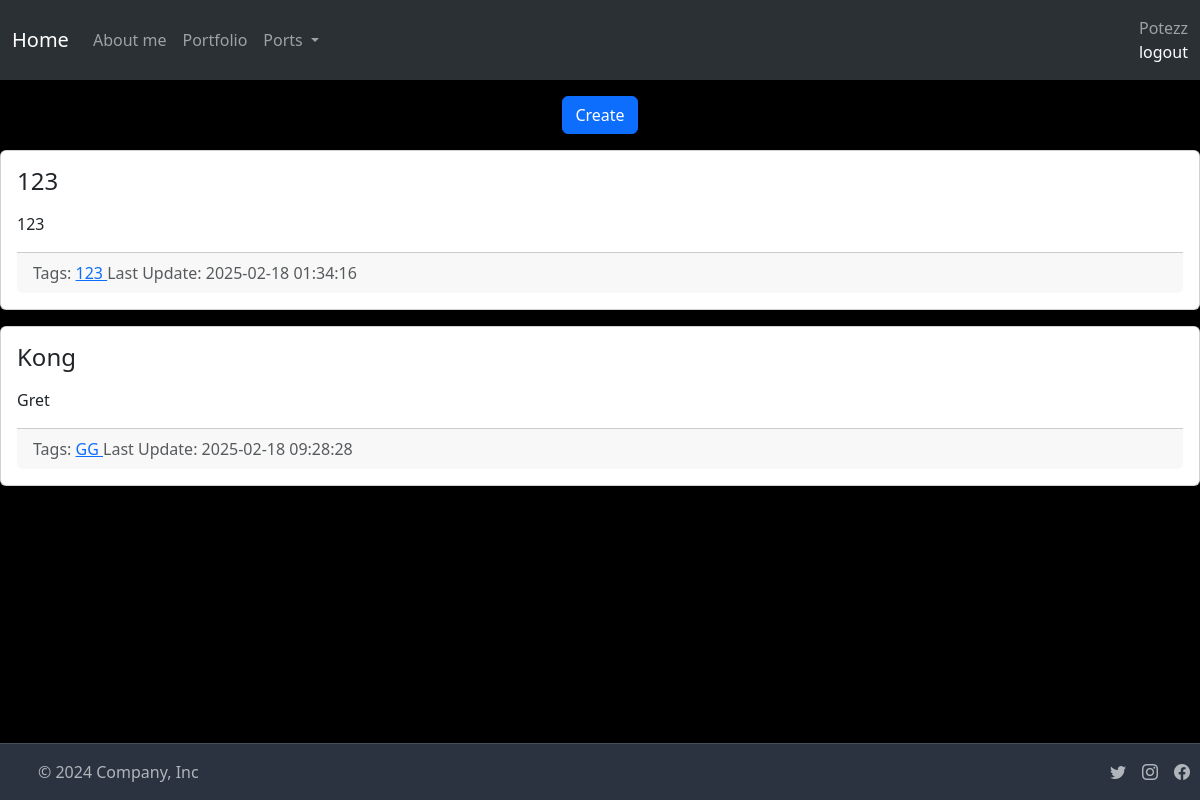
Page /index (signed in) on the committed database.
### port_web/models/models.py (models this page shows, shortened)
class User(db.Model, UserMixin):
    __tablename__ = "users"
    id = db.Column(db.Integer, primary_key=True)
    name = db.Column(db.String)
    username = db.Column(db.String)
    status = db.Column(db.String, default="active")
    _password_hash = db.Column(db.String)
    created_date = mapped_column(sa.DateTime(timezone=True), server_default=func.now())
    updated_date = mapped_column(sa.DateTime(timezone=True), server_default=func.now())
    roles: Mapped[list[Role]] = relationship(secondary=user_roles)
    @hybrid_property
    def password_hash(self):
        raise Exception("Password hashes may not be viewed.")
    serialize_rules = "_password_hash"
    def has_role(self, role_name):
        return any(role.name == role_name for role in self.roles)

class Note(db.Model):
    __tablename__ = "notes"
    id: Mapped[int] = mapped_column(sa.Integer, primary_key=True)
    title: Mapped[str] = mapped_column(sa.String, nullable=False)
    description: Mapped[str] = mapped_column(sa.Text)
    tags: Mapped[list[Tag]] = relationship(secondary=note_tag_m2m)
    create_date = mapped_column(sa.DateTime(timezone=True), server_default=func.now())
    update_date = mapped_column(sa.DateTime(timezone=True), server_default=func.now())
    portfolio_id: Mapped[int] = mapped_column(sa.Integer, nullable=True)

class Tag(db.Model):
    __tablename__ = "tags"
    id: Mapped[int] = mapped_column(sa.Integer, primary_key=True)
    name: Mapped[str] = mapped_column(sa.String, nullable=False)
    created_date = mapped_column(sa.DateTime(timezone=True), server_default=func.now())

### port_web/portapp.py (the view)
@app.route("/index")
def index():
    db = models.db
    notes = db.session.execute(db.select(models.Note).order_by(models.Note.title)).scalars()
    return flask.render_template("index.html", notes=notes,)

### port_web/auth/acl.py (called while the page is built)
@login_manager.user_loader
def load_user(user_id):
    return models.User.query.get(int(user_id)) #กำหนดการโหลดผู้ใช่งานจาก ID

### port_web/templates/index.html (shortened to what this page needs)
{% extends 'base.html'%}
{% block body %}
<ul class="nav justify-content-center" style="padding-top: 1em;">
    <li class="nav-item">
        <a class="btn btn-primary" href="{{ url_for('create_note') }}">
            Create
        </a>
    </li>
</ul>
{% for note in notes %}
<div class="card my-3">
    <div class="card-body">
        <h4 class="card-title">{{ note.title }}</h4>
        <div class="card-text my-3">
            {{ note.description }}
        </div>
        <div class="card-footer text-muted">
            Tags:
            {% for t in note.tags %}
                <a href="{{ url_for('tags_view', tag_name=t.name) }}">
                    {{t.name}}
                </a>
            {% endfor %}
            Last Update: {{ note.update_date }}
        </div>
    </div>
</div>
{% endfor %}
{% endblock %}

### port_web/templates/base.html (shortened to what this page needs)
<!DOCTYPE html>
<html>
<head>
    <link href="https://cdn.jsdelivr.net/npm/bootstrap@5.3.3/dist/css/bootstrap.min.css" rel="stylesheet"
>
    <link href="https://cdn.jsdelivr.net/npm/bootstrap-icons/font/bootstrap-icons.css" rel="stylesheet">
</head>
<body class="d-flex flex-column" style="min-height: 100vh;
                                background-color: black;">
    <nav class="navbar navbar-expand-lg bg-body-tertiary sticky-top" data-bs-theme="dark">
        <div class="container-fluid">
            <a class="navbar-brand" href="{{ url_for('main')}}">Home</a>
            <div class="collapse navbar-collapse" id="navbarNavDropdown">
                <ul class="navbar-nav">
                    <li class="nav-item">
                        <a class="nav-link" href="{{ url_for('about_me') }}">About me</a>
                    </li>
                    <li class="nav-item">
                        <a class="nav-link" href="{{ url_for('ports') }}">Portfolio</a>
                    </li>
                    <li class="nav-item dropdown">
                        <a class="nav-link dropdown-toggle" href="#" role="button" data-bs-toggle="dropdown"
                            aria-expanded="false">
                            Ports
                        </a>
                    </li>
                </ul>
                <div class="d-flex ms-auto">
                    <span class="navbar-text">
                        {% if current_user.is_authenticated %}
                        <div class="d-flex flex-column align-items-start w-100" ">
                            <span>{{ current_user.username }}</span>
                            <a class=" nav-link mt-auto align-self-center" href="{{ url_for('logout') }}">logout</a>
                        </div>
                </div>
                {% else %}
                <a class="nav-link" href="{{ url_for('register') }}">sign in</a>
                {% endif %}
            </div>
        </div>
    </nav>
    <div class="flex-grow-1">
        {% block body %}{% endblock %}
    </div>
    <div data-bs-theme="dark">
        <footer class="d-flex flex-wrap justify-content-between align-items-center py-3 border-top mt-auto" style="background-color: #2b3340" >
            <div class="col-md-4 d-flex align-items-center">
                <a href="/" class="mb-3 me-2 mb-md-0 text-body-secondary text-decoration-none lh-1">
                    <svg class="bi" width="30" height="24">
                        <use xlink:href="#bootstrap"></use>
                    </svg>
                </a>
                <span class="mb-3 mb-md-0 text-body-secondary">© 2024 Company, Inc</span>
            </div>
            <ul class="nav col-md-4 justify-content-end list-unstyled d-flex " style="padding-right: 10px;">
                <li class="ms-3"><a class="text-body-secondary" href="#"><i class="bi bi-twitter" width="24"
                            height="24"></i></a></li>
                <li class="ms-3"><a class="text-body-secondary" href="#"><i class="bi bi-instagram" width="24"
                            height="24"></i></a></li>
                <li class="ms-3"><a class="text-body-secondary" href="#"><i class="bi bi-facebook" width="24"
                            height="24"></i></a></li>
            </ul>
        </footer>
    </div>
</body>
</html>

### rows in the picture
User: username "Potezz"
Note: title "123", description "123", update_date "2025-02-18 01:34:16"
Tag: name "123"
Note: title "Kong", description "Gret", update_date "2025-02-18 09:28:28"
Tag: name "GG"
